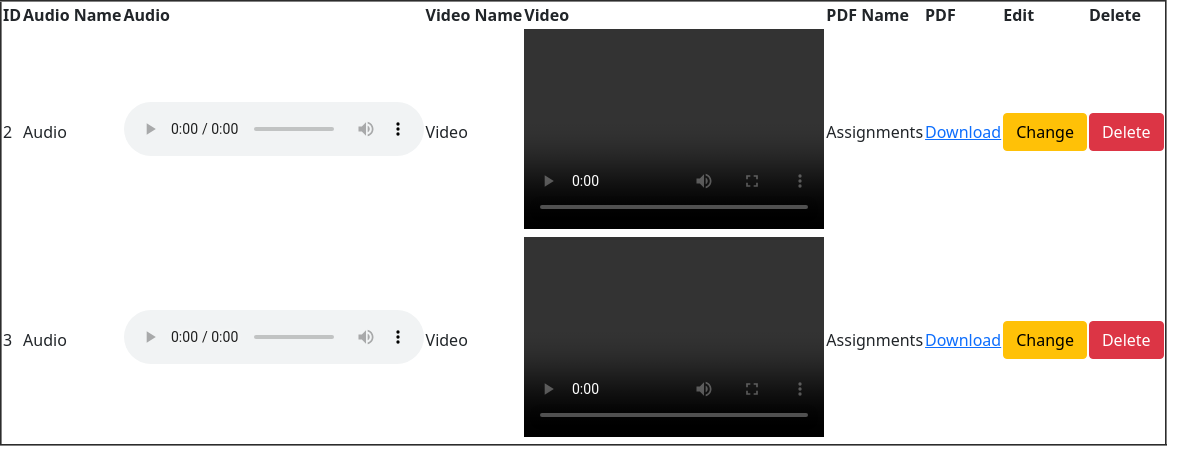
Page /djangoapp/upload_dis/ on the committed database.
### djangoapp/models.py (models this page shows)
class uploads(models.Model):
    audioname=models.CharField(max_length=20)
    audio=models.FileField(upload_to='djangoapp/static')
    videoname=models.CharField(max_length=20)
    video=models.FileField(upload_to='djangoapp/static')
    pdfname=models.CharField(max_length=20)
    pdf=models.FileField(upload_to='djangoapp/static')

### djangoapp/views.py (the view)
# urls.py: path('upload_dis/',uploadsdisplay),
def uploadsdisplay(request):
    id=[]
    a_name=[]
    audios=[]
    v_name=[]
    video=[]
    pdf_name=[]
    pdf=[]
    b=uploads.objects.all()
    for i in b:
        id1=i.id
        id.append(id1)
        aname=i.audioname
        a_name.append(aname)
        audio1=str(i.audio).split('/')[-1]
        audios.append(audio1)
        vname=i.videoname
        v_name.append(vname)
        video1=str(i.video).split('/')[-1]
        video.append(video1)
        pdfname=i.pdfname
        pdf_name.append(pdfname)
        pdf1=str(i.pdf).split('/')[-1]
        pdf.append(pdf1)
    list=zip(id,a_name,audios,v_name,video,pdf_name,pdf)
    return render(request, 'uploadsdisplay.html', {'upload': list})

### djangoapp/templates/uploadsdisplay.html (shortened to what this page needs)
<!DOCTYPE html>
<html lang="en">
{% load static %}
<head>
    <link href="https://cdn.jsdelivr.net/npm/bootstrap@5.0.2/dist/css/bootstrap.min.css" rel="stylesheet">
</head>
<body>
<table border="2">
  <tr>
    <th>ID</th>
    <th>Audio Name</th>
    <th>Audio</th>
    <th>Video Name</th>
    <th>Video</th>
    <th>PDF Name</th>
    <th>PDF</th>
    <th>Edit</th>
      <th>Delete</th>
  </tr>
  {% for i,j,k,l,m,n,o in upload %}
    <tr>
        <td>{{i}}</td>
        <td>{{j}}</td>
        <td><audio controls>
            <source  src="{% static k %}"></audio></td>
        <td>{{l}}</td>
        <td><video controls height="200px" width="300px">
            <source src="{% static m %}" width="200px" height="200px">
        </video></td>
        <td>{{n}}</td>
        <td><a href="{% static o %}" download>Download</a></td>
        <td><a href="http://127.0.0.1:8000/djangoapp/edit/{{i}}" class="btn btn-warning">Change</a></td>
        <td><a href="http://127.0.0.1:8000/djangoapp/delete/{{i}}" class="btn btn-danger">Delete</a></td>
    </tr>
  {% endfor %}
</table>
</body>
</html>

### rows in the picture
uploads: upload "Audio", upload "Video", upload "Assignments"
uploads: upload "Audio", upload "Video", upload "Assignments"

### other values in the picture
{{ i }} "2" "3"
